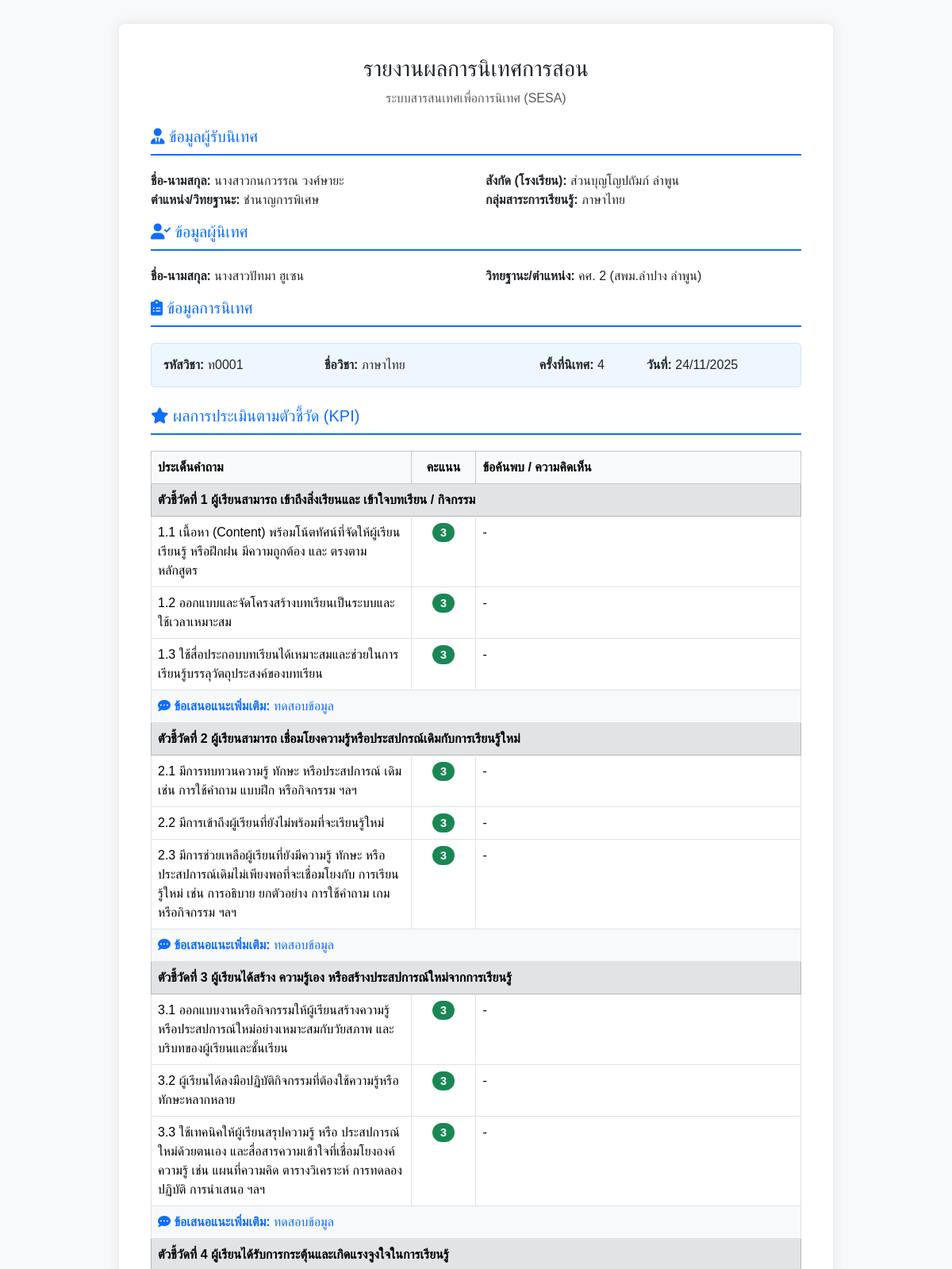
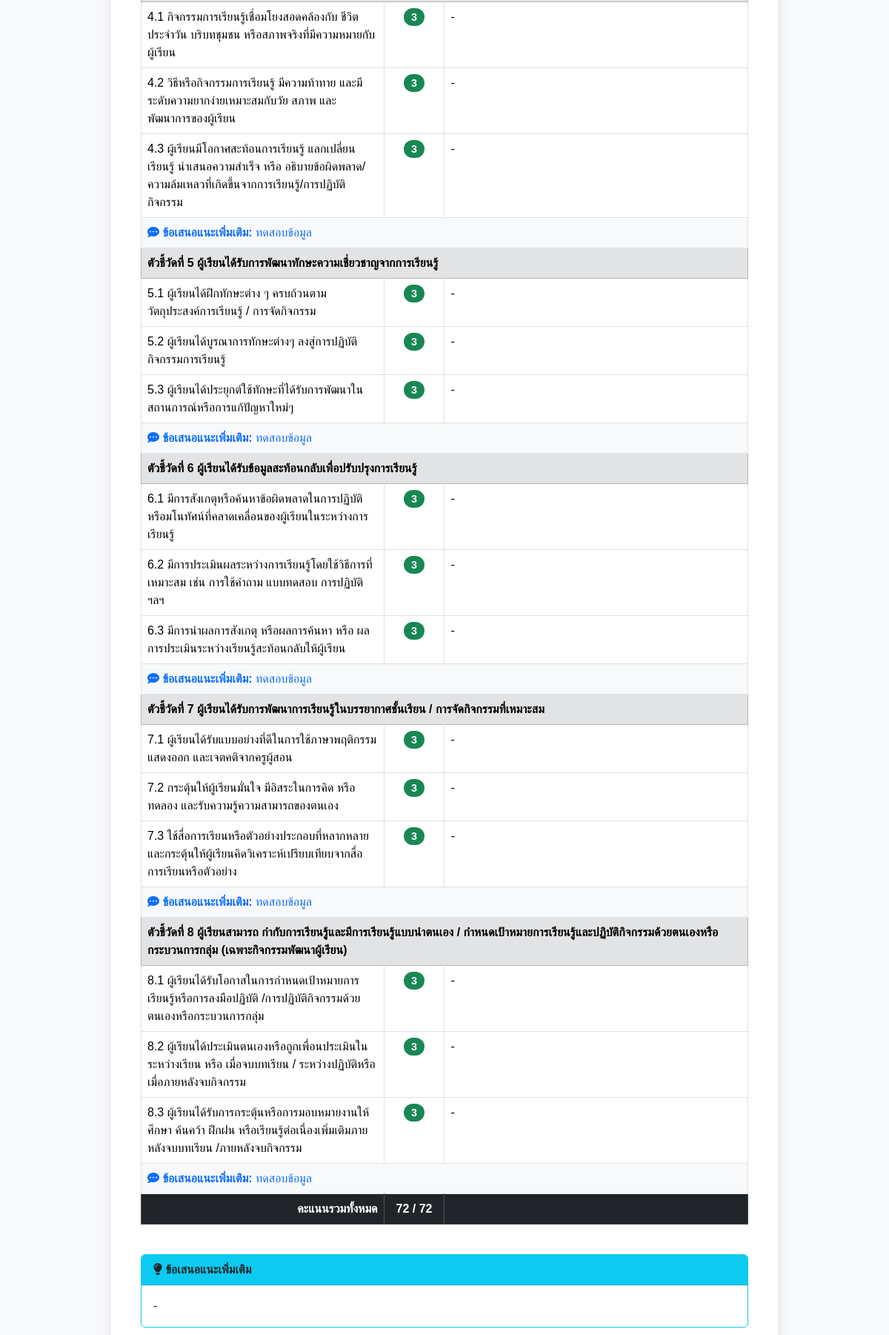
Screenshot of /supervision_report.php?session_id=38 (upper part) with the database file from the repository (2 pictures, top to bottom).
### tables this page shows
CREATE TABLE `supervision_sessions` (
  `id` int(11) NOT NULL,
  `supervisor_p_id` varchar(13) NOT NULL COMMENT 'FK to supervisor.p_id',
  `teacher_t_pid` varchar(13) NOT NULL COMMENT 'FK to teacher.t_pid',
  `subject_code` varchar(50) DEFAULT NULL COMMENT 'รหัสวิชา',
  `subject_name` varchar(255) DEFAULT NULL COMMENT 'ชื่อวิชา',
  `inspection_time` int(2) DEFAULT NULL COMMENT 'ครั้งที่นิเทศ',
  `inspection_date` date DEFAULT NULL COMMENT 'วันที่รับการนิเทศ',
  `overall_suggestion` text DEFAULT NULL COMMENT 'ข้อเสนอแนะเพิ่มเติม',
  `supervision_date` timestamp NOT NULL DEFAULT current_timestamp(),
  `satisfaction_suggestion` text DEFAULT NULL COMMENT 'ข้อเสนอแนะจากแบบประเมินความพึงพอใจ',
  `satisfaction_submitted` tinyint(1) NOT NULL DEFAULT 0 COMMENT 'สถานะการประเมิน: 0=ยังไม่ประเมิน, 1=ประเมินแล้ว',
  `satisfaction_date` datetime DEFAULT NULL COMMENT 'วันที่ประเมินความพึงพอใจ'
);

CREATE TABLE `teacher` (
  `t_pid` varchar(255) DEFAULT NULL,
  `school_id` int(11) DEFAULT NULL,
  `prefix_id` varchar(3) DEFAULT NULL,
  `PrefixName` varchar(100) DEFAULT NULL,
  `fname` varchar(100) DEFAULT NULL,
  `lname` varchar(100) DEFAULT NULL,
  `adm_rank_id` int(11) DEFAULT NULL,
  `adm_name` varchar(100) DEFAULT NULL,
  `learning_group_id` int(3) DEFAULT NULL,
  `learning_group` varchar(255) DEFAULT NULL,
  `major_subject` varchar(255) DEFAULT NULL
);

CREATE TABLE `school` (
  `school_id` int(11) DEFAULT NULL,
  `SchoolName` varchar(255) DEFAULT NULL,
  `SchoolGroup` int(11) DEFAULT NULL
);

CREATE TABLE `supervisor` (
  `p_id` varchar(13) DEFAULT NULL,
  `office_id` varchar(3) DEFAULT NULL,
  `OfficeName` varchar(255) DEFAULT NULL,
  `prefix_id` int(11) DEFAULT NULL,
  `PrefixName` varchar(50) DEFAULT NULL,
  `fname` varchar(100) DEFAULT NULL,
  `lname` varchar(100) DEFAULT NULL,
  `position` varchar(100) DEFAULT NULL,
  `rank_id` varchar(2) DEFAULT NULL,
  `RankName` varchar(255) DEFAULT NULL
);

CREATE TABLE `kpi_answers` (
  `id` int(11) NOT NULL,
  `session_id` int(11) NOT NULL COMMENT 'FK to supervision_sessions.id',
  `question_id` int(11) NOT NULL COMMENT 'FK to kpi_questions.id',
  `rating_score` int(1) DEFAULT NULL,
  `comment` text DEFAULT NULL
);

CREATE TABLE `kpi_questions` (
  `id` int(11) NOT NULL,
  `indicator_id` int(11) NOT NULL COMMENT 'FK อ้างอิงถึงตาราง kpi_indicators',
  `question_text` text NOT NULL COMMENT 'ข้อความคำถาม',
  `display_order` int(11) NOT NULL DEFAULT 0 COMMENT 'ลำดับการแสดงผลของคำถามในตัวชี้วัดนั้นๆ'
);

### supervision_report.php (the view, shortened to what this page needs)
<?php
require_once 'db_connect.php';
$session_id = intval($_REQUEST['session_id']);
$sql_info = "SELECT
                ss.*,
                /* ข้อมูลครู */
                t.PrefixName AS t_prefix, t.fname AS t_fname, t.lname AS t_lname,
                t.t_pid, t.adm_name AS t_position, t.learning_group,
                s_school.SchoolName AS t_school,
                /* ข้อมูลผู้นิเทศ */
                sp.PrefixName AS s_prefix, sp.fname AS s_fname, sp.lname AS s_lname,
                sp.p_id AS s_pid, sp.RankName AS s_rank, sp.OfficeName AS s_office
            FROM supervision_sessions ss
            LEFT JOIN teacher t ON ss.teacher_t_pid = t.t_pid
            LEFT JOIN school s_school ON t.school_id = s_school.school_id
            LEFT JOIN supervisor sp ON ss.supervisor_p_id = sp.p_id
            WHERE ss.id = ?";
$stmt = $conn->prepare($sql_info);
$stmt->bind_param("i", $session_id);
$stmt->execute();
$result_info = $stmt->get_result();
$info = $result_info->fetch_assoc();
$sql_answers = "SELECT
                    q.question_text,
                    ans.rating_score,
                    ans.comment,
                    ind.title AS indicator_title,
                    ind.id AS indicator_id
                FROM kpi_answers ans
                JOIN kpi_questions q ON ans.question_id = q.id
                JOIN kpi_indicators ind ON q.indicator_id = ind.id
                WHERE ans.session_id = ?
                ORDER BY ind.display_order, q.display_order";
$stmt_ans = $conn->prepare($sql_answers);
$stmt_ans->bind_param("i", $session_id);
$stmt_ans->execute();
$result_ans = $stmt_ans->get_result();
$kpi_data = [];
$total_score = 0;
$count_questions = 0;
while ($row = $result_ans->fetch_assoc()) {
    $kpi_data[$row['indicator_id']]['title'] = $row['indicator_title'];
    $kpi_data[$row['indicator_id']]['questions'][] = $row;
    $total_score += $row['rating_score'];
    $count_questions++;
}
$sql_sugg = "SELECT indicator_id, suggestion_text FROM kpi_indicator_suggestions WHERE session_id = ?";
$stmt_sugg = $conn->prepare($sql_sugg);
$stmt_sugg->bind_param("i", $session_id);
$stmt_sugg->execute();
$result_sugg = $stmt_sugg->get_result();
$suggestions = [];
while ($row = $result_sugg->fetch_assoc()) {
    $suggestions[$row['indicator_id']] = $row['suggestion_text'];
}
?>
<!DOCTYPE html>
<html lang="th">
<head>
    <link href="https://cdn.jsdelivr.net/npm/bootstrap@5.3.3/dist/css/bootstrap.min.css" rel="stylesheet">
    <link rel="stylesheet" href="https://cdnjs.cloudflare.com/ajax/libs/font-awesome/6.0.0/css/all.min.css">
</head>
<body>
    <div class="container">
        <div class="report-container">
            <div class="text-center mb-4">
                <h3>รายงานผลการนิเทศการสอน</h3>
                <p class="text-muted">ระบบสารสนเทศเพื่อการนิเทศ (SESA)</p>
            </div>
            <h5 class="header-title"><i class="fas fa-user-tie"></i> ข้อมูลผู้รับนิเทศ</h5>
            <div class="row mb-3">
                <div class="col-md-6">
                    <strong>ชื่อ-นามสกุล:</strong> <?php echo $info['t_prefix'] . $info['t_fname'] . ' ' . $info['t_lname']; ?>
                </div>
                <div class="col-md-6">
                    <strong>สังกัด (โรงเรียน):</strong> <?php echo $info['t_school']; ?>
                </div>
                <div class="col-md-6">
                    <strong>ตำแหน่ง/วิทยฐานะ:</strong> <?php echo $info['t_position']; ?>
                </div>
                <div class="col-md-6">
                    <strong>กลุ่มสาระการเรียนรู้:</strong> <?php echo $info['learning_group'] ?? '-'; ?>
                </div>
            </div>
            <h5 class="header-title"><i class="fas fa-user-check"></i> ข้อมูลผู้นิเทศ</h5>
            <div class="row mb-3">
                <div class="col-md-6">
                    <strong>ชื่อ-นามสกุล:</strong> <?php echo $info['s_prefix'] . $info['s_fname'] . ' ' . $info['s_lname']; ?>
                </div>
                <div class="col-md-6">
                    <strong>วิทยฐานะ/ตำแหน่ง:</strong> <?php echo $info['s_rank']; ?> (<?php echo $info['s_office']; ?>)
                </div>
            </div>
            <h5 class="header-title"><i class="fas fa-clipboard-list"></i> ข้อมูลการนิเทศ</h5>
            <div class="info-box">
                <div class="row">
                    <div class="col-md-3"><strong>รหัสวิชา:</strong> <?php echo $info['subject_code']; ?></div>
                    <div class="col-md-4"><strong>ชื่อวิชา:</strong> <?php echo $info['subject_name']; ?></div>
                    <div class="col-md-2"><strong>ครั้งที่นิเทศ:</strong> <?php echo $info['inspection_time']; ?></div>
                    <div class="col-md-3"><strong>วันที่:</strong> <?php echo date('d/m/Y', strtotime($info['supervision_date'])); ?></div>
                </div>
            </div>
            <h5 class="header-title mt-4"><i class="fas fa-star"></i> ผลการประเมินตามตัวชี้วัด (KPI)</h5>
            <div class="table-responsive">
                <table class="table table-bordered table-kpi">
                    <thead class="table-light">
                        <tr>
                            <th style="width: 40%;">ประเด็นคำถาม</th>
                            <th style="width: 10%; text-align: center;">คะแนน</th>
                            <th style="width: 50%;">ข้อค้นพบ / ความคิดเห็น</th>
                        </tr>
                    </thead>
                    <tbody>
                        <?php foreach ($kpi_data as $ind_id => $data): ?>
                            <tr class="table-secondary">
                                <td colspan="3" class="fw-bold"><?php echo $data['title']; ?></td>
                            </tr>
                            <?php foreach ($data['questions'] as $q): ?>
                                <tr>
                                    <td><?php echo $q['question_text']; ?></td>
                                    <td class="text-center">
                                        <?php
                                        $score = $q['rating_score'];
                                        $class = 'badge-2';
                                        if ($score == 3) $class = 'badge-3';
                                        elseif ($score == 1) $class = 'badge-1';
                                        elseif ($score == 0) $class = 'badge-0';
                                        ?>
                                        <span class="badge score-badge <?php echo $class; ?>"><?php echo htmlspecialchars($score); ?></span>
                                    </td>
                                    <td><?php echo !empty($q['comment']) ? nl2br(htmlspecialchars($q['comment'])) : '-'; ?></td>
                                </tr>
                            <?php endforeach; ?>
                            <?php if (isset($suggestions[$ind_id]) && !empty($suggestions[$ind_id])): ?>
                                <tr>
                                    <td colspan="3" class="bg-light text-primary">
                                        <i class="fas fa-comment-dots"></i> <strong>ข้อเสนอแนะเพิ่มเติม:</strong>
                                        <?php echo nl2br(htmlspecialchars($suggestions[$ind_id])); ?>
                                    </td>
                                </tr>
                            <?php endif; ?>
                        <?php endforeach; ?>
                    </tbody>
                    <tfoot>
                        <tr class="table-dark">
                            <td class="text-end"><strong>คะแนนรวมทั้งหมด</strong></td>
                            <td class="text-center fw-bold"><?php echo $total_score; ?> / <?php echo $count_questions * 3; ?></td>
                            <td></td>
                        </tr>
                    </tfoot>
                </table>
            </div>
            <?php if (!empty($info['overall_suggestion'])): ?>
            <div class="card mt-4 border-info">
                <div class="card-header bg-info text-dark fw-bold">
                    <i class="fas fa-lightbulb"></i> ข้อเสนอแนะเพิ่มเติม
                </div>
                <div class="card-body">
                    <p class="card-text"><?php echo nl2br(htmlspecialchars($info['overall_suggestion'])); ?></p>
                </div>
            </div>
            <?php endif; ?>
        </div>
    </div>
</body>
</html>

### supervision_report.php (style rules this page uses)
body { background-color: #f8f9fa; font-family: 'Sarabun', sans-serif; }
.report-container { max-width: 900px; margin: 30px auto; background: #fff; padding: 40px; box-shadow: 0 0 15px rgba(0, 0, 0, 0.1); border-radius: 8px; }
.header-title { color: #0d6efd; border-bottom: 2px solid #0d6efd; padding-bottom: 10px; margin-bottom: 20px; }
.info-box { background-color: #eef6ff; padding: 15px; border-radius: 5px; margin-bottom: 20px; border: 1px solid #cce5ff; }
.table-kpi th { background-color: #f8f9fa; }
.score-badge { font-size: 0.9rem; padding: 5px 10px; border-radius: 20px; }
.badge-3 { background-color: #198754; color: white; }

### rows the page displays
supervision_sessions: teacher.PrefixName "นางสาว", teacher.fname "กนกวรรณ", teacher.lname "วงศ์ษายะ", school.SchoolName "ส่วนบุญโญปถัมภ์ ลำพูน", teacher.adm_name "ชำนาญการพิเศษ", teacher.learning_group "ภาษาไทย", supervisor.PrefixName "นางสาว", supervisor.fname "ปัทมา", supervisor.lname "ฮูเซน", supervisor.RankName "คศ. 2", supervisor.OfficeName "สพม.ลำปาง ลำพูน", subject_code "ท0001", subject_name "ภาษาไทย", inspection_time "4", supervision_date "24/11/2025", overall_suggestion "-"
kpi_answers: kpi_questions.question_text "1.1 เนื้อหา (Content) พร้อมโน้ตทัศน์ที่จัดให้ผู้เรียนเรียนรู้ หรือฝึกฝน มีความถูกต้อง และ ตรงตามหลักสูตร", rating_score "3"
kpi_answers: kpi_questions.question_text "1.2 ออกแบบและจัดโครงสร้างบทเรียนเป็นระบบและใช้เวลาเหมาะสม", rating_score "3"
kpi_answers: kpi_questions.question_text "1.3 ใช้สื่อประกอบบทเรียนได้เหมาะสมและช่วยในการเรียนรู้บรรลุวัตถุประสงค์ของบทเรียน", rating_score "3"
kpi_answers: kpi_questions.question_text "2.1 มีการทบทวนความรู้ ทักษะ หรือประสปการณ์ เดิม เช่น การใช้คำถาม แบบฝึก หรือกิจกรรม ฯลฯ", rating_score "3"
kpi_answers: kpi_questions.question_text "2.2 มีการเข้าถึงผู้เรียนที่ยังไม่พร้อมที่จะเรียนรู้ใหม่", rating_score "3"
kpi_answers: kpi_questions.question_text "2.3 มีการช่วยเหลือผู้เรียนที่ยังมีความรู้ ทักษะ หรือ ประสปการณ์เดิมไม่เพียงพอที่จะเชื่อมโยงกับ การเรียนรู้ใหม่ เช่น การอธิบาย ยกตัวอย่าง การใช้คำถาม เกม หรือกิจกรรม ฯลฯ", rating_score "3"
kpi_answers: kpi_questions.question_text "3.1 ออกแบบงานหรือกิจกรรมให้ผู้เรียนสร้างความรู้หรือประสปการณ์ใหม่อย่างเหมาะสมกับวัยสภาพ และบริบทของผู้เรียนและชั้นเรียน", rating_score "3"
kpi_answers: kpi_questions.question_text "3.2 ผู้เรียนได้ลงมือปฏิบัติกิจกรรมที่ต้องใช้ความรู้หรือทักษะหลากหลาย", rating_score "3"
kpi_answers: kpi_questions.question_text "3.3 ใช้เทคนิคให้ผู้เรียนสรุปความรู้ หรือ ประสปการณ์ใหม่ด้วยตนเอง และสื่อสารความเข้าใจที่เชื่อมโยงองค์ความรู้ เช่น แผนที่ความคิด ตารางวิเคราะห์ การทดลองปฏิบัติ การนำเสนอ ฯลฯ", rating_score "3"
kpi_answers: kpi_questions.question_text "4.1 กิจกรรมการเรียนรู้เชื่อมโยงสอดคล้องกับ ชีวิตประจำวัน บริบทชุมชน หรือสภาพจริงที่มีความหมายกับผู้เรียน", rating_score "3"
kpi_answers: kpi_questions.question_text "4.2 วิธีหรือกิจกรรมการเรียนรู้ มีความท้าทาย และมีระดับความยากง่ายเหมาะสมกับวัย สภาพ และพัฒนาการของผู้เรียน", rating_score "3"
kpi_answers: kpi_questions.question_text "4.3 ผู้เรียนมีโอกาศสะท้อนการเรียนรู้ แลกเปลี่ยน เรียนรู้ นำเสนอความสำเร็จ หรือ อธิบายข้อผิดพลาด/ความล้มเหลวที่เกิดขึ้นจากการเรียนรู้/การปฏิบัติกิจกรรม", rating_score "3"
kpi_answers: kpi_questions.question_text "5.1 ผู้เรียนได้ฝึกทักษะต่าง ๆ ครบถ้วนตามวัตถุประสงค์การเรียนรู้ / การจัดกิจกรรม", rating_score "3"
kpi_answers: kpi_questions.question_text "5.2 ผู้เรียนได้บูรณาการทักษะต่างๆ ลงสู่การปฏิบัติกิจกรรมการเรียนรู้", rating_score "3"
kpi_answers: kpi_questions.question_text "5.3 ผู้เรียนได้ประยุกต์ใช้ทักษะที่ได้รับการพัฒนาในสถานการณ์หรือการแก้ปัญหาใหม่ๆ", rating_score "3"
kpi_answers: kpi_questions.question_text "6.1 มีการสังเกตุหรือค้นหาข้อผิดพลาดในการปฏิบัติหรือมโนทัศน์ที่คลาดเคลื่อนของผู้เรียนในระหว่างการเรียนรู้", rating_score "3"
kpi_answers: kpi_questions.question_text "6.2 มีการประเมินผลระหว่างการเรียนรู้โดยใช้วิธีการที่เหมาะสม เช่น การใช้คำถาม แบบทดสอบ การปฏิบัติ ฯลฯ", rating_score "3"
kpi_answers: kpi_questions.question_text "6.3 มีการนำผลการสังเกตุ หรือผลการค้นหา หรือ ผลการประเมินระหว่างเรียนรู้สะท้อนกลับให้ผู้เรียน", rating_score "3"
kpi_answers: kpi_questions.question_text "7.1 ผู้เรียนได้รับแบบอย่างที่ดีในการใช้ภาษาพฤติกรรมแสดงออก และเจตคติจากครูผู้สอน", rating_score "3"
kpi_answers: kpi_questions.question_text "7.2 กระตุ้นให้ผู้เรียนมั่นใจ มีอิสระในการคิด หรือ ทดลอง และรับความรู้ความสามารถของตนเอง", rating_score "3"
kpi_answers: kpi_questions.question_text "7.3 ใช้สื่อการเรียนหรือตัวอย่างประกอบที่หลากหลาย และกระตุ้นให้ผู้เรียนคิดวิเคราะห์เปรียบเทียบจากสื่อการเรียนหรือตัวอย่าง", rating_score "3"
kpi_answers: kpi_questions.question_text "8.1 ผู้เรียนได้รับโอกาสในการกำหนดเป้าหมายการเรียนรู้หรือการลงมือปฏิบัติ /การปฏิบัติกิจกรรมด้วยตนเองหรือกระบวนการกลุ่ม", rating_score "3"
kpi_answers: kpi_questions.question_text "8.2 ผู้เรียนได้ประเมินตนเองหรือถูกเพื่อนประเมินในระหว่างเรียน หรือ เมื่อจบบทเรียน / ระหว่างปฏิบัติหรือเมื่อภายหลังจบกิจกรรม", rating_score "3"
kpi_answers: kpi_questions.question_text "8.3 ผู้เรียนได้รับการกระตุ้นหรือการมอบหมายงานให้ศึกษา ค้นคว้า ฝึกฝน หรือเรียนรู้ต่อเนื่องเพิ่มเติมภายหลังจบบทเรียน /ภายหลังจบกิจกรรม", rating_score "3"

### other values shown
$data['title'] "ตัวชี้วัดที่ 1 ผู้เรียนสามารถ เข้าถึงสิ่งเรียนและ เข้าใจบทเรียน / กิจกรรม"
$suggestions[$ind_id] "ทดสอบข้อมูล"
$data['title'] "ตัวชี้วัดที่ 2 ผู้เรียนสามารถ เชื่อมโยงความรู้หรือประสปกรณ์เดิมกับการเรียนรู้ใหม่"
$data['title'] "ตัวชี้วัดที่ 3 ผู้เรียนได้สร้าง ความรู้เอง หรือสร้างประสปการณ์ใหม่จากการเรียนรู้"
$data['title'] "ตัวชี้วัดที่ 4 ผู้เรียนได้รับการกระตุ้นและเกิดแรงจูงใจในการเรียนรู้"
$data['title'] "ตัวชี้วัดที่ 5 ผู้เรียนได้รับการพัฒนาทักษะความเชี่ยวชาญจากการเรียนรู้"
$data['title'] "ตัวชี้วัดที่ 6 ผู้เรียนได้รับข้อมูลสะท้อนกลับเพื่อปรับปรุงการเรียนรู้"
$data['title'] "ตัวชี้วัดที่ 7 ผู้เรียนได้รับการพัฒนาการเรียนรู้ในบรรยากาศชั้นเรียน / การจัดกิจกรรมที่เหมาะสม"
$data['title'] "ตัวชี้วัดที่ 8 ผู้เรียนสามารถ กำกับการเรียนรู้และมีการเรียนรู้แบบนำตนเอง / กำหนดเป้าหมายการเรียนรู้และปฏิบัติกิจกรรมด้วยตนเองหรือกระบวนการกลุ่ม (เฉพาะกิจกรรมพัฒนาผู้เรียน)"
$total_score "72"
$count_questions * 3 "72"
